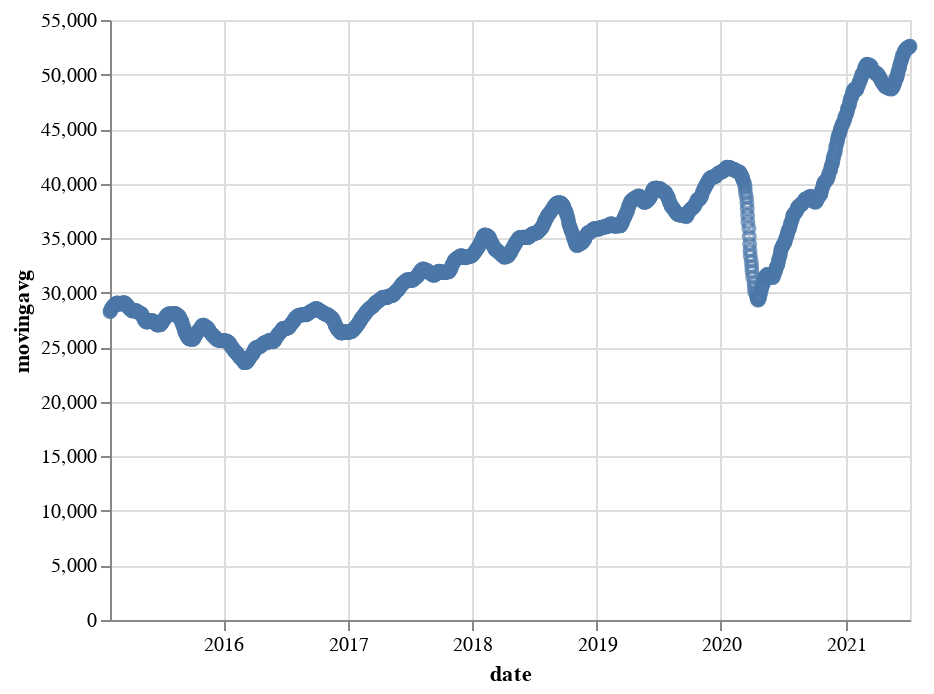

The cell this chart's notebook holds for it:
### Code cell
alt.Chart(altdata_fourweek).mark_point().encode(
    x='date',
    y='movingavg'
)

### Figure 1 — Vega-Lite specification as saved in the notebook (floating-point values rounded to 4 significant figures; data arrays with more than 128 entries replaced by an {"elided": "..."} marker saying what was removed)
{"config": {"view": {"continuousWidth": 400, "continuousHeight": 300}}, "data": {"name": "data-77e79c7ac1056cfde387ed30bfefaa3e"}, "mark": "point", "encoding": {"x": {"type": "temporal", "field": "date"}, "y": {"type": "quantitative", "field": "movingavg"}}, "$schema": "https://vega.github.io/schema/vega-lite/v4.8.1.json", "datasets": {"data-77e79c7ac1056cfde387ed30bfefaa3e": {"elided": "1581 records"}}}
